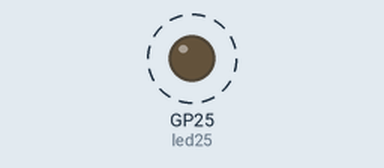
The program below on a simulated Raspberry Pi Pico running MicroPython. Shown: output pins drawn as LEDs (lit = HIGH). Dashed ring = blinking.

Above: at 0.5 s.
Timing chart, 0 to 4.6 s (numbered marks = the images above):
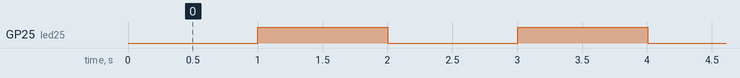

Measured:
- by itself, GP25 (led25): alternates HIGH for 1.0 s and LOW for 1.0 s

The program:

lesson6_2.py
```python
from machine import Pin
import time

start_ticks = time.ticks_ms()
led25 = Pin("LED",Pin.OUT)
ledStatus = False

while True:
    var_ticks = time.ticks_ms()
    if var_ticks - start_ticks >= 1000:
        start_ticks = time.ticks_ms()
        ledStatus = not ledStatus
        led25.value(ledStatus)
```
